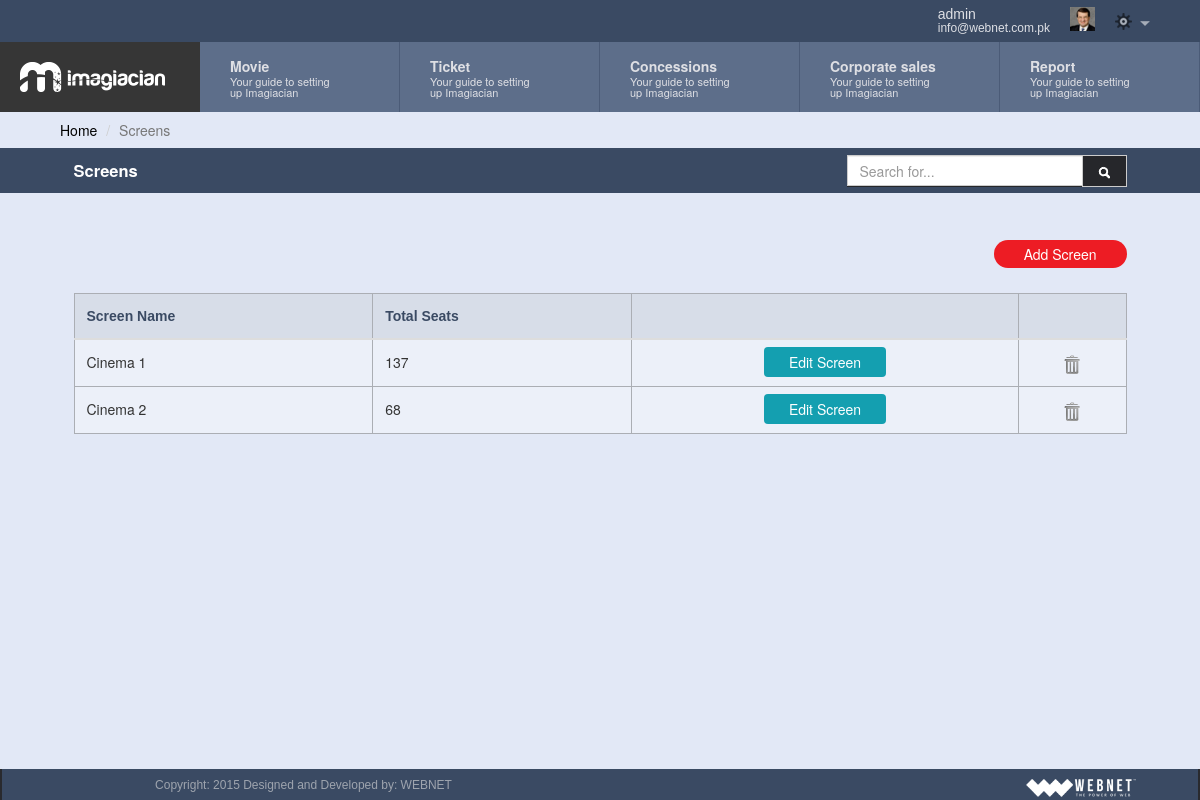
The page /view_screen.php (signed in) on the database its author committed.
### tables this page shows
CREATE TABLE IF NOT EXISTS `screens` (
  `screen_id` int(11) NOT NULL AUTO_INCREMENT,
  `screen_name` varchar(32) NOT NULL,
  `screen_total_seats` varchar(32) NOT NULL,
  `screen_house_seats` varchar(32) DEFAULT NULL,
  `screen_wheel_chair_seats` varchar(32) DEFAULT NULL,
  `screen_seat_layout_diagram` text,
  `screen_rows` text NOT NULL,
  `screen_row_column` text NOT NULL,
  `screen_ts` timestamp NOT NULL DEFAULT CURRENT_TIMESTAMP,
  PRIMARY KEY (`screen_id`)
);

### common/class.database.php (called while the page is built, shortened)
<?php
class Database {
    public $_DB;
    public $_query;
    public $_select = array();
    public $_action;
    public $_table;
    public $_force_select_all = false;
    public function __construct() {
        try {
            $this->_DB = new PDO('mysql:host=' . DB_HOST . ';dbname=' . DB_NAME, DB_USER, DB_PASS);
            $this->_DB->setAttribute(PDO::ATTR_ERRMODE, PDO::ERRMODE_EXCEPTION);
        } catch (PDOException $e) {
            echo 'ERROR: ' . $e->getMessage();
        }
    }
    public function query($query) {
        try {
            $this->_query = $this->_DB->prepare(filter_var($query, FILTER_SANITIZE_STRING));
            $this->_query->execute();
            $this->_select = array();
        } catch (PDOException $e) {
            $er = $e->errorInfo;
            echo '<p style="font-family:arial; background:#F00; position:absolute; z-index:10000; color:#FFF; padding:5px;">ERROR: ' . $er[2] . '</p>';
        }
    }
    public function build_query() {
        $query = $this->_action;
        if ($this->_action == 'SELECT') {
            if (!empty($this->_select)) {
                if ($this->_force_select_all == true) {
                    $query .= ' *,';
                }
                foreach ($this->_select as $column_name => $name) {
                    $query .=' ' . $column_name . ' as ' . $name . ', ';
                }
            } else {
                $query .= ' *';
            }
            $query = rtrim($query, ', ');
        }
        if ($this->_action != 'UPDATE' && $this->_action != 'INSERT') {
            $query .= ' FROM ';
        }
        $query .= $this->_table;
        $this->query($query);
    }
    public function all_results($fetch_type = PDO::FETCH_OBJ) {
        return $this->_query->fetchAll($fetch_type);
    }
    public function from($table_name, $num_rows = NULL) {
        $this->_action = 'SELECT';
        $this->_table = $table_name;
        $this->build_query();
    }
}

### classes/class.screen.php (called while the page is built, shortened)
<?php
class screen extends database
{
	private $table_name;
	function __construct()
	{
		$this->table_name = 'screens';
	}
	public function get_screens($ID = NULL)
	{
		if (isset($ID)) {
			$this->where('screen_id',$ID);
			$this->from($this->table_name);
			return $this->result();
		}
		else {
			$this->from($this->table_name);
			return $this->all_results();
		}
	}
}
 ?>

### view_screen.php (the view, shortened to what this page needs)
<?php require_once 'header.php'; ?>
<div class="container">
<div class="row">
		<ol class="breadcrumb">
		  <li><a href="index.php">Home</a></li>
		  <li class="active">Screens</li>
		</ol>
	</div>
<div class="row form-header">
			<div class="col-md-12">
				<div class="form-header-inner">
					<h3>Screens</h3>
					<div class="search-btn input-group">
						<input type="text" id="filter" class="form-control search-control" placeholder="Search for...">
							<span class="input-group-btn">
							<button class="btn btn-default search-btn" type="button"><img  src="assets/images/search-icon.png"/></button>
						</span>
					</div>
			 	</div>
		 	</div>
		</div>
		<div class="row">
			<div class="col-md-12">
				<div class="form-header-inner">
					<a class="pull-right add-button" href="add_screen.php">Add Screen </a>
				</div>
			</div>
		</div>
		<div class="row">
			<div class="col-md-12">
				<?php
				$screen = new screen();
				$results = $screen->get_screens();
				if ($results) {
				?>
				<table border="1" cellpadding="0" cellspacing="0" id="example" class="table table-hover tableView admin-table">
					<thead>
					<tr>
						<th>Screen Name</th>
						<th>Total Seats</th>
						<th></th>
						<th></th>
					</tr>
					</thead>
					<tbody class="searchable">
						<?php
						foreach($results as $res){
						echo '<tr>';
						echo '<td>'. $res->screen_name .'</td>';
						echo '<td>'. $res->screen_total_seats .'</td>';
						echo '<td class="alignCenter"><a class="edit_btn" href="add_screen.php?id='.$res->screen_id.'">Edit Screen</a></td>';
						echo '<td class="alignCenter"><input type="hidden" class="id_to_delete" value="'.$res->screen_id.'"><a href="#" data-toggle="modal" data-target=".delete_confirm_modal"><img class="img_delete" src="assets/images/delete_icon.png"/></a></td>';
						echo '</tr>';
						}
						?>
					</tbody>
				</table>
				<?php
				}else{
					echo 'Error';
				}
				?>
			</div>
		</div>
	</div>
<?php require_once 'footer.php'; ?>

### assets/css/dashboard.css (style rules this page uses)
button { outline:0px!important; }
body { background-color: #e2e8f6;padding-right:0px!important; }
html, body { height: 100%; }
.edit_btn { background-color: #149fb0; color: white; padding: 5px 25px; border-radius: 4px; }
.alignCenter { text-align: center; }
.img_delete { width: 16px; }
.container { width:100%!important; }
.form-header { margin-bottom: 35px; background: rgb(58, 74, 99); color: white; }
.form-header-inner { width: 90%; margin: auto; min-height: 45px; padding-top: 7px; }
.form-header h3 { font-size: 16.5px; font-weight: bold; float: left; margin-top: 6px; }
.form-header-inner .add-button { background-color: #ed1c24; color: white; padding: 4px 30px; border-radius: 20px; }
.form-header .search-btn { max-width: 280px;float: right; }
.search-btn .form-control { height: 31px;border-radius:0px; }
.search-btn .btn { padding: 4px 12px;border-radius:0px; }
h1, .h1, h2, .h2, h3, .h3 { margin-top: 10px; margin-bottom: 10px; }
.add-button { background-color: #3A4A63; color: white; margin-top: 5px; }
.admin-table th { background-color: #d7dde8; border-left: 0px; border-top: 0px; color: #3a4a63; font-family: helvetica; font-size: 14px; font-weight: bold; border-top: 1px solid #abaeb4!important; }
.admin-table td { border-top: 1px solid #abaeb4!important; }
.table > thead > tr > th, .table > tbody > tr > th, .table > tfoot > tr > th, .table > thead > tr > td, .table > tbody > tr > td, .table > tfoot > tr > td { padding: 12px!important; }
.admin-table { border:1px solid #abaeb4!important;width: 90%; margin: auto; margin-top: 20px; background-color: #ecf0f9; margin-bottom: 20px; }
.breadcrumb { padding: 8px 60px!important; margin-bottom: 0px!important; background-color: transparent!important; }
.breadcrumb a { color: #000000; }
.search-btn { background-color: #26272b; }
.search-btn img { background-color: #26272b; padding: 3.5px; }

### rows shown on the page
screens: screen_name "Cinema 1", screen_total_seats "137"
screens: screen_name "Cinema 2", screen_total_seats "68"

### other values the page prints
$_SESSION['user']->first_name "admin"
$_SESSION['user']->user_email "info@webnet.com.pk"
